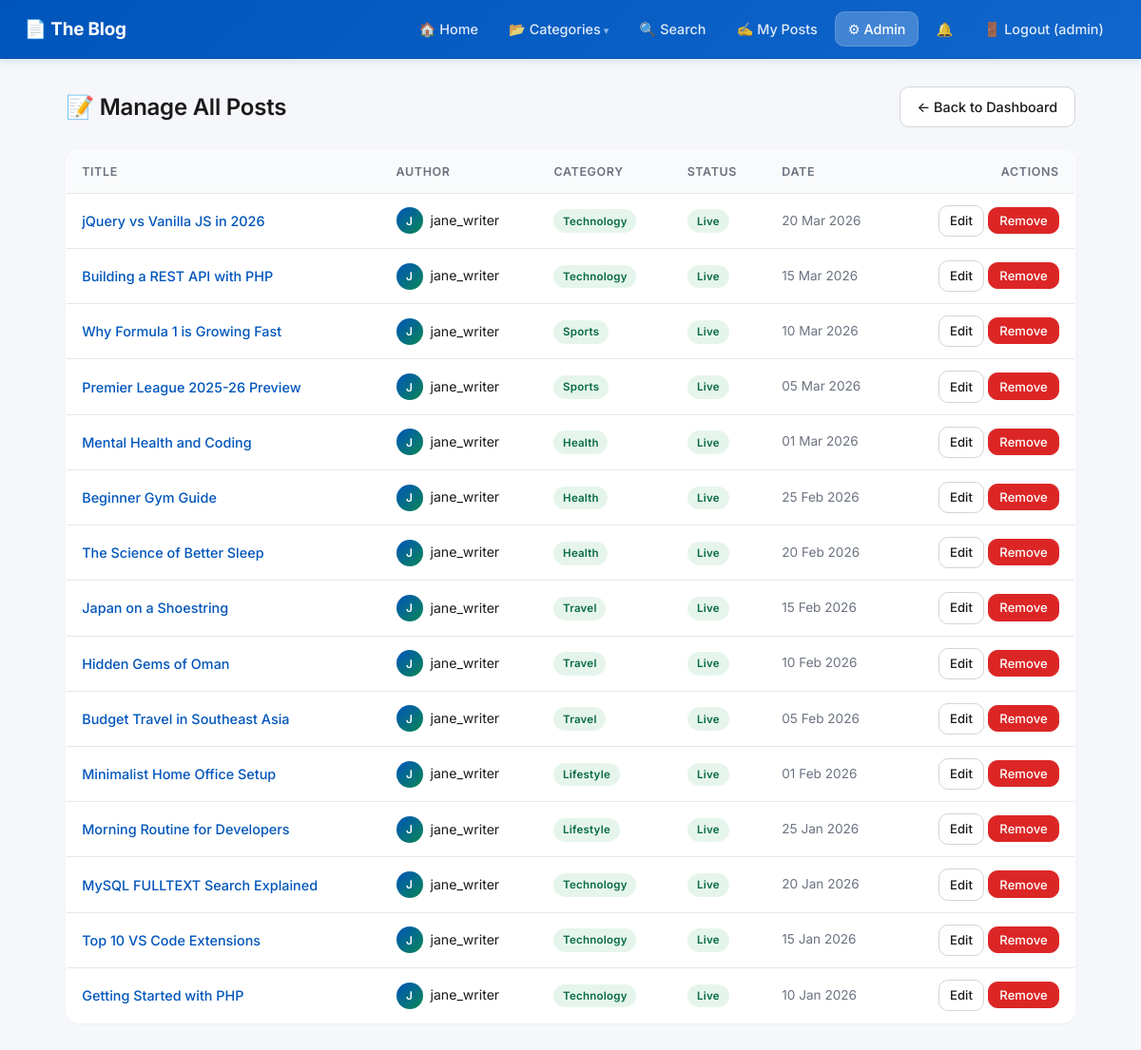
Page /admin/manage_posts.php (signed in) on the committed database.
### tables this page shows
CREATE TABLE IF NOT EXISTS dbProj_posts (
    post_id     INT AUTO_INCREMENT PRIMARY KEY,
    title       VARCHAR(200) NOT NULL,
    short_desc  TEXT,
    full_content TEXT,
    image_path  VARCHAR(255),
    pdf_path    VARCHAR(255),
    cat_id      INT,
    uid         INT,
    published   TINYINT(1) DEFAULT 0,
    is_deleted  TINYINT(1) NOT NULL DEFAULT 0,
    created_at  DATETIME DEFAULT CURRENT_TIMESTAMP,
    FOREIGN KEY (cat_id) REFERENCES dbProj_categories(cat_id) ON DELETE SET NULL,
    FOREIGN KEY (uid)    REFERENCES dbProj_users(uid)          ON DELETE CASCADE,
    INDEX idx_cat_id      (cat_id),
    INDEX idx_uid         (uid),
    INDEX idx_created_at  (created_at),
    INDEX idx_published   (published)
);

CREATE TABLE IF NOT EXISTS dbProj_users (
    uid          INT AUTO_INCREMENT PRIMARY KEY,
    username     VARCHAR(50)  NOT NULL,
    email        VARCHAR(100) NOT NULL UNIQUE,
    password     VARCHAR(255) NOT NULL,    
    role         ENUM('admin','creator','viewer') DEFAULT 'viewer',
    created_at   DATETIME DEFAULT CURRENT_TIMESTAMP
);

CREATE TABLE IF NOT EXISTS dbProj_categories (
    cat_id   INT AUTO_INCREMENT PRIMARY KEY,
    cat_name VARCHAR(100) NOT NULL
);

### admin/manage_posts.php (the view, shortened to what this page needs)
<?php
require_once '../DBConn.php';
$posts = mysqli_query($conn, "
    SELECT p.post_id, p.title, p.published, p.is_deleted, p.created_at,
           u.username AS author, c.cat_name
    FROM dbProj_posts p
    LEFT JOIN dbProj_users      u ON p.uid    = u.uid
    LEFT JOIN dbProj_categories c ON p.cat_id = c.cat_id
    ORDER BY p.created_at DESC
");
?>
<!DOCTYPE html>
<html lang="en">
<head>
<link rel="stylesheet" href="../css/style.css">
</head>
<body>
<?php include '../includes/nav.php'; ?>
<div class="container">
    <div class="page-header">
        <h2>&#128221; Manage All Posts</h2>
        <a href="dashboard.php" class="btn">&larr; Back to Dashboard</a>
    </div>
    <table class="data-table">
        <thead>
            <tr><th>Title</th><th>Author</th><th>Category</th><th>Status</th><th>Date</th><th style="text-align:right;">Actions</th></tr>
        </thead>
        <tbody>
        <?php while ($p = mysqli_fetch_assoc($posts)): ?>
        <tr>
            <td>
                <a href="../view_post.php?id=<?= $p['post_id'] ?>" style="font-weight:500;"><?= htmlspecialchars($p['title']) ?></a>
            </td>
            <td>
                <div style="display:flex; align-items:center; gap:0.5rem;">
                    <div class="avatar-circle" style="width:28px; height:28px; font-size:0.75rem;"><?= strtoupper(substr($p['author'] ?? '?', 0, 1)) ?></div>
                    <span style="font-size:0.88rem;"><?= htmlspecialchars($p['author']) ?></span>
                </div>
            </td>
            <td><span class="badge"><?= htmlspecialchars($p['cat_name'] ?? '—') ?></span></td>
            <td>
                <?php if ($p['is_deleted']): ?>
                    <span class="status-pill status-removed">Removed</span>
                <?php elseif ($p['published']): ?>
                    <span class="status-pill status-live">Live</span>
                <?php else: ?>
                    <span class="status-pill status-hidden">Hidden</span>
                <?php endif; ?>
            </td>
            <td style="color:var(--color-text-muted); font-size:0.85rem;"><?= date('d M Y', strtotime($p['created_at'])) ?></td>
            <td style="text-align:right;">
                <a href="../creator/edit_post.php?id=<?= $p['post_id'] ?>" class="btn btn-sm">Edit</a>
                <?php if (!$p['is_deleted']): ?>
                    <form method="POST" action="manage_posts.php" style="display:inline;" onsubmit="return confirm('Remove this post? A system message will be shown in its place.')">
                        <button type="submit" class="btn btn-danger btn-sm">Remove</button>
                    </form>
                <?php endif; ?>
            </td>
        </tr>
        <?php endwhile; ?>
        </tbody>
    </table>
</div>
</body>
</html>

### css/style.css (style rules this page uses)
:root { --color-primary: #0055bb; --color-primary-hover: #003f99; --color-primary-soft: #e8efff; --color-accent: #0a8754; --color-accent-hover: #076b42; --color-accent-soft: #e6f5ec; --color-danger: #dc2626; --color-danger-hover: #b91c1c; --color-danger-soft: #fef2f2; --color-warning: #e6a800; --color-warning-soft: #fff8e1; --color-text: #1a1a1a; --color-text-muted: #6b7280; --color-text-subtle: #9ca3af; --color-bg: #ffffff; --color-bg-soft: #f9fafb; --color-bg-page: #f5f7fa; --color-border: #e5e7eb; --color-border-strong: #d1d5db; --radius-sm: 6px; --radius-md: 10px; --radius-lg: 14px; --radius-pill: 999px; --shadow-sm: 0 1px 2px rgba(0,0,0,.04); --shadow-md: 0 4px 12px rgba(0,0,0,.06); --shadow-lg: 0 8px 24px rgba(0,0,0,.08); --transition: all 0.15s ease; }
*, *::before, *::after { box-sizing: border-box; margin: 0; padding: 0; }
html, body { min-height: 100%; }
body { font-family: 'Inter', system-ui, -apple-system, 'Segoe UI', Arial, sans-serif; background: var(--color-bg-page); color: var(--color-text); font-size: 15px; line-height: 1.6; -webkit-font-smoothing: antialiased; -moz-osx-font-smoothing: grayscale; }
a { color: var(--color-primary); text-decoration: none; transition: var(--transition); }
h1, h2, h3, h4 { font-weight: 600; line-height: 1.3; color: var(--color-text); }
.container { max-width: 1100px; margin: 1.8rem auto; padding: 0 1.2rem; }
.btn { display: inline-flex; align-items: center; justify-content: center; gap: 0.4rem; padding: 0.55rem 1.1rem; border: 1px solid var(--color-border-strong); background: var(--color-bg); color: var(--color-text); border-radius: var(--radius-md); font-size: 0.9rem; font-weight: 500; font-family: inherit; cursor: pointer; transition: var(--transition); text-decoration: none; }
.btn-danger { background: var(--color-danger); color: #fff; border-color: var(--color-danger); }
.btn-sm { padding: 0.32rem 0.7rem; font-size: 0.82rem; }
.page-header { display: flex; justify-content: space-between; align-items: center; margin-bottom: 1.5rem; gap: 1rem; }
.page-header h2 { font-size: 1.5rem; letter-spacing: -0.01em; }
.badge { display: inline-block; background: var(--color-accent-soft); color: var(--color-accent-hover); padding: 0.2rem 0.6rem; border-radius: var(--radius-pill); font-size: 0.72rem; font-weight: 600; letter-spacing: 0.02em; }
.status-pill { display: inline-block; padding: 0.2rem 0.65rem; border-radius: var(--radius-pill); font-size: 0.72rem; font-weight: 600; letter-spacing: 0.02em; }
.status-live, .status-published { background: var(--color-accent-soft); color: var(--color-accent-hover); }
.avatar-circle { flex-shrink: 0; width: 38px; height: 38px; border-radius: 50%; background: linear-gradient(135deg, var(--color-primary) 0%, var(--color-accent) 100%); color: #fff; display: flex; align-items: center; justify-content: center; font-weight: 600; font-size: 0.95rem; }
.data-table { width: 100%; border-collapse: collapse; background: var(--color-bg); border-radius: var(--radius-lg); overflow: hidden; box-shadow: var(--shadow-sm); border: 1px solid var(--color-border); }
.data-table th { background: var(--color-bg-soft); color: var(--color-text-muted); border-bottom: 1px solid var(--color-border); padding: 0.75rem 1rem; text-align: left; font-size: 0.78rem; font-weight: 600; text-transform: uppercase; letter-spacing: 0.05em; }
.data-table td { border-bottom: 1px solid var(--color-border); padding: 0.75rem 1rem; font-size: 0.9rem; vertical-align: middle; }
.data-table tr:last-child td { border-bottom: none; }
.data-table tbody tr { transition: background 0.1s ease; }

### rows in the picture
dbproj_posts: title "jQuery vs Vanilla JS in 2026", uid.username "J", uid.username "jane_writer", cat.cat_name "Technology", is_deleted "Live", created_at "20 Mar 2026"
dbproj_posts: title "Building a REST API with PHP", uid.username "J", uid.username "jane_writer", cat.cat_name "Technology", is_deleted "Live", created_at "15 Mar 2026"
dbproj_posts: title "Why Formula 1 is Growing Fast", uid.username "J", uid.username "jane_writer", cat.cat_name "Sports", is_deleted "Live", created_at "10 Mar 2026"
dbproj_posts: title "Premier League 2025-26 Preview", uid.username "J", uid.username "jane_writer", cat.cat_name "Sports", is_deleted "Live", created_at "05 Mar 2026"
dbproj_posts: title "Mental Health and Coding", uid.username "J", uid.username "jane_writer", cat.cat_name "Health", is_deleted "Live", created_at "01 Mar 2026"
dbproj_posts: title "Beginner Gym Guide", uid.username "J", uid.username "jane_writer", cat.cat_name "Health", is_deleted "Live", created_at "25 Feb 2026"
dbproj_posts: title "The Science of Better Sleep", uid.username "J", uid.username "jane_writer", cat.cat_name "Health", is_deleted "Live", created_at "20 Feb 2026"
dbproj_posts: title "Japan on a Shoestring", uid.username "J", uid.username "jane_writer", cat.cat_name "Travel", is_deleted "Live", created_at "15 Feb 2026"
dbproj_posts: title "Hidden Gems of Oman", uid.username "J", uid.username "jane_writer", cat.cat_name "Travel", is_deleted "Live", created_at "10 Feb 2026"
dbproj_posts: title "Budget Travel in Southeast Asia", uid.username "J", uid.username "jane_writer", cat.cat_name "Travel", is_deleted "Live", created_at "05 Feb 2026"
dbproj_posts: title "Minimalist Home Office Setup", uid.username "J", uid.username "jane_writer", cat.cat_name "Lifestyle", is_deleted "Live", created_at "01 Feb 2026"
dbproj_posts: title "Morning Routine for Developers", uid.username "J", uid.username "jane_writer", cat.cat_name "Lifestyle", is_deleted "Live", created_at "25 Jan 2026"
dbproj_posts: title "MySQL FULLTEXT Search Explained", uid.username "J", uid.username "jane_writer", cat.cat_name "Technology", is_deleted "Live", created_at "20 Jan 2026"
dbproj_posts: title "Top 10 VS Code Extensions", uid.username "J", uid.username "jane_writer", cat.cat_name "Technology", is_deleted "Live", created_at "15 Jan 2026"
dbproj_posts: title "Getting Started with PHP", uid.username "J", uid.username "jane_writer", cat.cat_name "Technology", is_deleted "Live", created_at "10 Jan 2026"

### other values in the picture
$_SESSION['username'] "admin"
